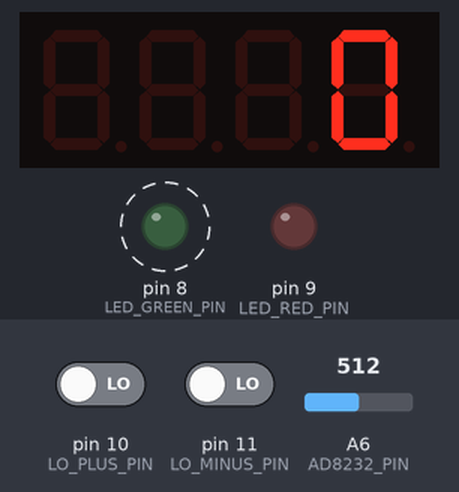
A sketch run on a simulated Arduino Nano, built with avr-gcc and run on an emulated ATmega328P. Shown: 4-digit seven-segment display, output pins drawn as LEDs (lit = HIGH). Dashed ring = blinking. Inputs (shaded band) come from the test bench; at power-on: pin 10 (LO_PLUS_PIN) LOW, pin 11 (LO_MINUS_PIN) LOW, A6 (AD8232_PIN) = 512. What the sketch prints to the serial monitor is not drawn.

Above: at 1.2 s.
1.3 s: pin 10 (LO_PLUS_PIN) driven HIGH
Timing chart, 0 to 10.3 s (numbered marks = the images above; inputs shaded):
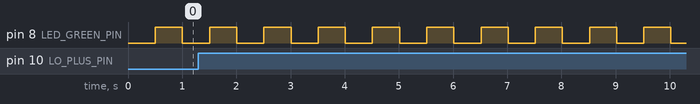

Measured:
- by itself, pin 8 (LED_GREEN_PIN): alternates HIGH for 0.50 s and LOW for 0.50 s

The sketch:

nano_firmware.ino
```cpp
#include <TM1637Display.h>

// Connect AD8232 OUT to A6 (or change to A0)
const int AD8232_PIN = A6;
// Connect AD8232 LO+ to D10 and LO- to D11
const int LO_PLUS_PIN = 10;
const int LO_MINUS_PIN = 11;

// TM1637 Display pins
// Connect CLK to D4, DIO to D5
const int CLK_PIN = 4;
const int DIO_PIN = 5;
TM1637Display display(CLK_PIN, DIO_PIN);

// LED Pins
const int LED_GREEN_PIN = 8;
const int LED_RED_PIN = 9;

const int SAMPLE_RATE_HZ = 200;
const int DELAY_MS = 1000 / SAMPLE_RATE_HZ; // 5ms per sample

String inputString = "";

void setup() {
  Serial.begin(115200);
  pinMode(AD8232_PIN, INPUT);
  pinMode(LO_PLUS_PIN, INPUT);
  pinMode(LO_MINUS_PIN, INPUT);

  pinMode(LED_GREEN_PIN, OUTPUT);
  pinMode(LED_RED_PIN, OUTPUT);

  display.setBrightness(0x0a); // Set brightness
  display.clear();
  display.showNumberDec(0, false); // Start with 0
}

unsigned long lastSampleTime = 0;
const unsigned long sampleIntervalMicros = 1000000 / SAMPLE_RATE_HZ; // 5000 us

unsigned long lastBlinkTime = 0;
char currentTriage = 'G'; // 'G', 'Y', 'R'
bool ledState = false;

void loop() {
  unsigned long currentMicros = micros();

  // Only sample if 5000 microseconds have passed (exactly 200Hz)
  if (currentMicros - lastSampleTime >= sampleIntervalMicros) {
    lastSampleTime = currentMicros;

    // 1. Non-blocking serial read to receive CPM and Triage from Python
    while (Serial.available() > 0) {
      char inChar = (char)Serial.read();
      if (inChar == '\n') {
        if (inputString.startsWith("C:")) {
          int displayVal = inputString.substring(2).toInt();
          display.showNumberDec(displayVal, false);
        } else if (inputString.startsWith("T:")) {
          currentTriage = inputString.charAt(2);
        }
        inputString = "";
      } else {
        inputString += inChar;
      }
    }

    // 2. Hardware LED Flasher (500ms blink rate without blocking)
    if (currentMicros - lastBlinkTime >= 500000) {
      lastBlinkTime = currentMicros;
      ledState = !ledState;

      // Reset both LEDs before applying the active state
      digitalWrite(LED_GREEN_PIN, LOW);
      digitalWrite(LED_RED_PIN, LOW);

      if (ledState) {
        if (currentTriage == 'R') {
          digitalWrite(LED_RED_PIN, HIGH);
        } else if (currentTriage == 'G' || currentTriage == 'Y') {
          // Both Normal (Green) and Abnormal (Yellow) will pulse Green for now,
          // or you could add a Yellow LED. Assuming Normal pulses Green.
          digitalWrite(LED_GREEN_PIN, HIGH);
        }
      }
    }

    // 2. Check if leads are disconnected
    bool leadsOff = (digitalRead(LO_PLUS_PIN) == 1) || (digitalRead(LO_MINUS_PIN) == 1);

    // 3. Read the analog value
    int sensorValue = analogRead(AD8232_PIN);

    // 4. Print value and leads-off
    Serial.print(sensorValue);
    Serial.print(",");
    Serial.println(leadsOff ? 1 : 0);
  }
}
```
